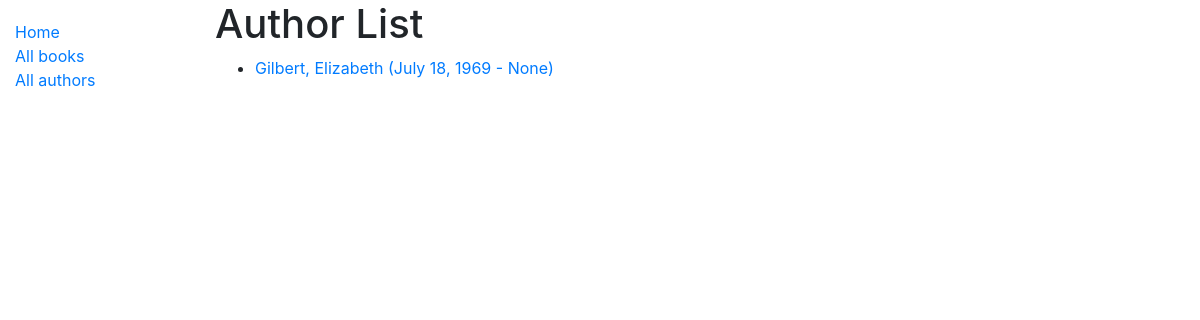
Page /catalog/authors/ on the earlier database version.
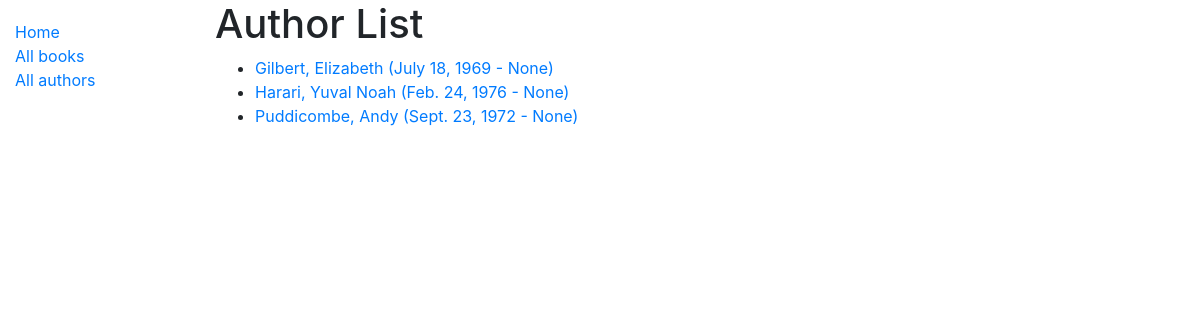
Same page on the later database version.
### catalog/models.py (models this page shows, shortened)
class Author(models.Model):
    first_name = models.CharField(max_length=100)
    last_name = models.CharField(max_length=100)
    date_of_birth = models.DateField(null=True, blank=True)
    date_of_death = models.DateField('Died', null=True, blank=True)
    class Meta:
        ordering = ['last_name', 'first_name']
    def get_absolute_url(self):
        return reverse('author-detail', args=[str(self.id)])

### catalog/views.py (the view)
# urls.py: path('authors/', views.AuthorListView.as_view(), name='authors'),
class AuthorListView(generic.ListView):
     model = Author

### catalog/templates/catalog/author_list.html
{% extends "base_generic.html" %}
{% block content %}
  <h1>Author List</h1>
  {% if author_list %}
  <ul>
    {% for author in author_list %}
      <li>
        <a href="{{ author.get_absolute_url }}">{{ author.last_name }}, {{ author.first_name}} ({{ author.date_of_birth }} - {{author.date_of_death}})</a>
      </li>
    {% endfor %}
  </ul>
  {% else %}
    <p>There are no authors in the library.</p>
  {% endif %}
{% endblock %}

### catalog/templates/base_generic.html (shortened to what this page needs)
<!DOCTYPE html>
<html lang="en" dir="ltr">
  <head>
    <link rel="stylesheet" href="https://stackpath.bootstrapcdn.com/bootstrap/4.1.3/css/bootstrap.min.css">
    {% load static %}
    <link rel="stylesheet" href="{% static 'css/styles.css' %}">
  </head>
  <body>
    <div class="container-fluid">
      <div class="row">
        <div class="col-sm-2">
        {% block sidebar %}
          <ul class="sidebar-nav">
            <li><a href="{% url 'index' %}">Home</a></li>
            <li><a href="{% url 'books' %}">All books</a></li>
            <li><a href="{% url 'authors' %}">All authors</a></li>
          </ul>
       {% endblock %}
     </div>
        <div class="col-sm-10 ">{% block content %}{% endblock %}
        </div>
      </div>
    </div>
  </body>
</html>

### catalog/static/css/styles.css (style rules this page uses)
.sidebar-nav { margin-top: 20px; padding: 0; list-style: none; }

Differences in the rows shown:
added Author: last_name "Harari", first_name "Yuval Noah", date_of_birth "Feb. 24, 1976", date_of_death "None"
added Author: last_name "Puddicombe", first_name "Andy", date_of_birth "Sept. 23, 1972", date_of_death "None"
